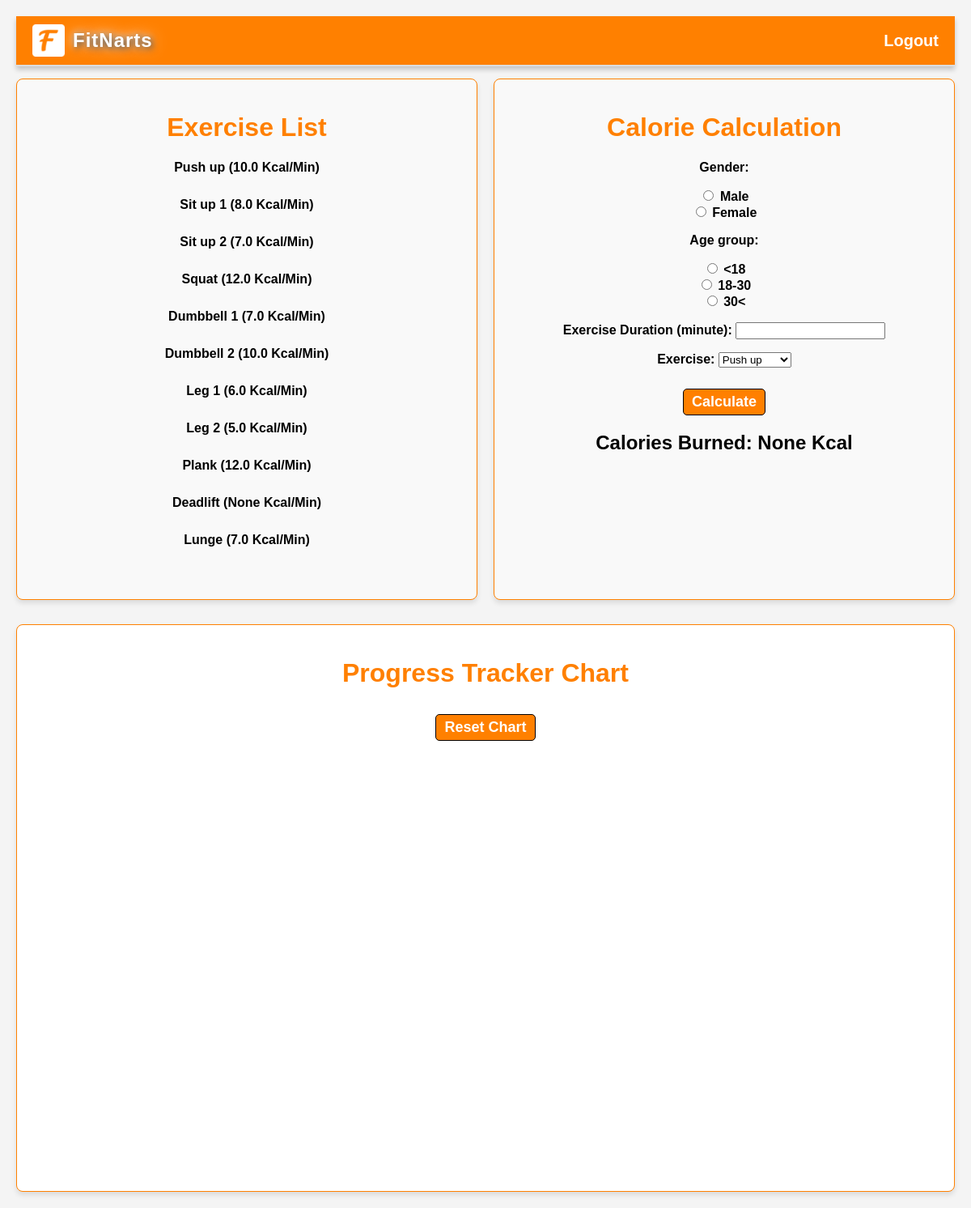
The app's page /counter/ (signed in) with its own data.
### exercise/models.py (models this page shows, shortened)
class Exercise(models.Model):
    user = models.ForeignKey(User, on_delete = models.CASCADE, null=True, blank=True)
    title = models.CharField(max_length = 30, unique=True)
    description = models.CharField(max_length = 500, unique=True)
    cals_per_minute = models.FloatField(null=True, blank=True)
    created_at = models.DateTimeField(auto_now_add = True)
    image = models.ImageField(upload_to='images/', null=True, blank=True, default='images/no_image.png')
    is_default = models.BooleanField(default=False)

### counter/views.py (the view, shortened to what this page needs)
# urls.py: path('', views.counter_view, name='counter_view'), # '' yerine counter yazarsan /counter/counter olur
def counter_view(request):
    default_exercise_list = Exercise.objects.filter(user=None, is_default=True)  # Varsayılan egzersizler
    custom_exercise_list = Exercise.objects.filter(user=request.user, is_default=False)  # Kullanıcının eklediği egzersizler
    total_calories = None # Başlangıçta hesaplanmış kalori yok
    form = ActivityForm(request.POST or None, default_exercises=default_exercise_list, custom_exercises=custom_exercise_list)
    if not form.is_valid():
        print("### form errors:", form.errors)
    context = {
        "default_exercise_list": default_exercise_list,
        "custom_exercise_list": custom_exercise_list,
        "form": form,
        "total_calories": total_calories,
    }
    return render(request, 'counter/counter.html', context)

### counter/templates/counter/counter.html (shortened to what this page needs)
{% extends 'base/main.html' %}
{% block content %}
<div class="counter_container">
    <div class="counter_exercise_list">
        <h1 class='counter_header_title'>Exercise List</h1>
        <ul>
            {% if default_exercise_list %}
                {% for default in default_exercise_list %}
                    <li>
                        <label id="counter_default_exercise_list_info">{{ default.title }} ({{default.cals_per_minute}} Kcal/Min)</label>
                        <br>
                    </li>
                    <br>
                {% endfor %}
            {% endif %}
            {% if custom_exercise_list %}
                {% for exercise in custom_exercise_list %}
                    <li>
                        <label id="counter_custom_exercise_list_info">{{ exercise.title }} ({{exercise.cals_per_minute}} Kcal/Min)</label>
                        <br>
                    </li>
                    <br>
                {% endfor %}
            {% endif %}
        </ul>
    </div>
    <div class="counter_calorie">
        <h1 class='counter_header_title'>Calorie Calculation</h1>
        <form method="post" action="{% url 'counter_view' %}">
            {{ form.as_p }}
            <button type="submit" name="calculate" class="counter_button">Calculate</button>
        </form>
        {% if total_calories == 0 %}
            <h2 class='calories_burned_info'>Calories Burned: No data for Kcal/Min </h2>
        {% else %}
            <h2 class='calories_burned_info'>Calories Burned: {{ total_calories }} Kcal</h2>
        {% endif %}
    </div>
</div>
<div class="chart_container">
    <h1 class='counter_header_title'>Progress Tracker Chart</h1>
    <form method="post" action="{% url 'reset_chart' %}">
        <button type="submit" class="counter_button">Reset Chart</button>
    </form>
    <br>
    <br>
    {% include 'counter/chart.html' %}
</div>
{% endblock %}

### static/css/main.css (style rules this page uses)
body { margin: 0; font-family: 'Arial', sans-serif; text-align: center; }
ul { list-style-type: none; padding: 0; }
li { margin-bottom: 10px; font-size: 16px; }

### static/css/exercise_detail.css (style rules this page uses)
body { font-family: Arial, sans-serif; background-color: #f4f4f4; margin: 0; padding: 20px; }

### static/css/counter.css (style rules this page uses)
.counter_container { display: flex; justify-content: space-between; gap: 20px; margin-bottom: 30px; }
.counter_exercise_list, .counter_calorie { flex: 1; padding: 20px; margin-top: 15px; border: 1px solid #FF8000; border-radius: 8px; background-color: #f9f9f9; box-shadow: 0 4px 6px rgba(0, 0, 0, 0.1); font-weight: bold; }
.chart_container { margin-top: 20px; padding: 20px; border: 1px solid #FF8000; border-radius: 8px; background-color: #ffffff; box-shadow: 0 4px 6px rgba(0, 0, 0, 0.1); }
.counter_header_title { color: #FF8000; }
#counter_default_exercise_list_info { font-weight: bold; }
#counter_custom_exercise_list_info { font-weight: bold; }
.counter_button { display: inline-block; margin-top: 10px; padding: 5px 10px; text-decoration: none; color: white; background-color: #FF8000; font-weight: bold; border: 1px solid black; border-radius: 5px; font-size: 18px; transition: background-color 0.3s ease; }
.calories_burned_info { color: black; }

### records on screen
Exercise: title "Push up", cals_per_minute "10.0"
Exercise: title "Sit up 1", cals_per_minute "8.0"
Exercise: title "Sit up 2", cals_per_minute "7.0"
Exercise: title "Squat", cals_per_minute "12.0"
Exercise: title "Dumbbell 1", cals_per_minute "7.0"
Exercise: title "Dumbbell 2", cals_per_minute "10.0"
Exercise: title "Leg 1", cals_per_minute "6.0"
Exercise: title "Leg 2", cals_per_minute "5.0"
Exercise: title "Plank", cals_per_minute "12.0"
Exercise: title "Deadlift", cals_per_minute "None"
Exercise: title "Lunge", cals_per_minute "7.0"

### other values on screen
{{ total_calories }} "None"
